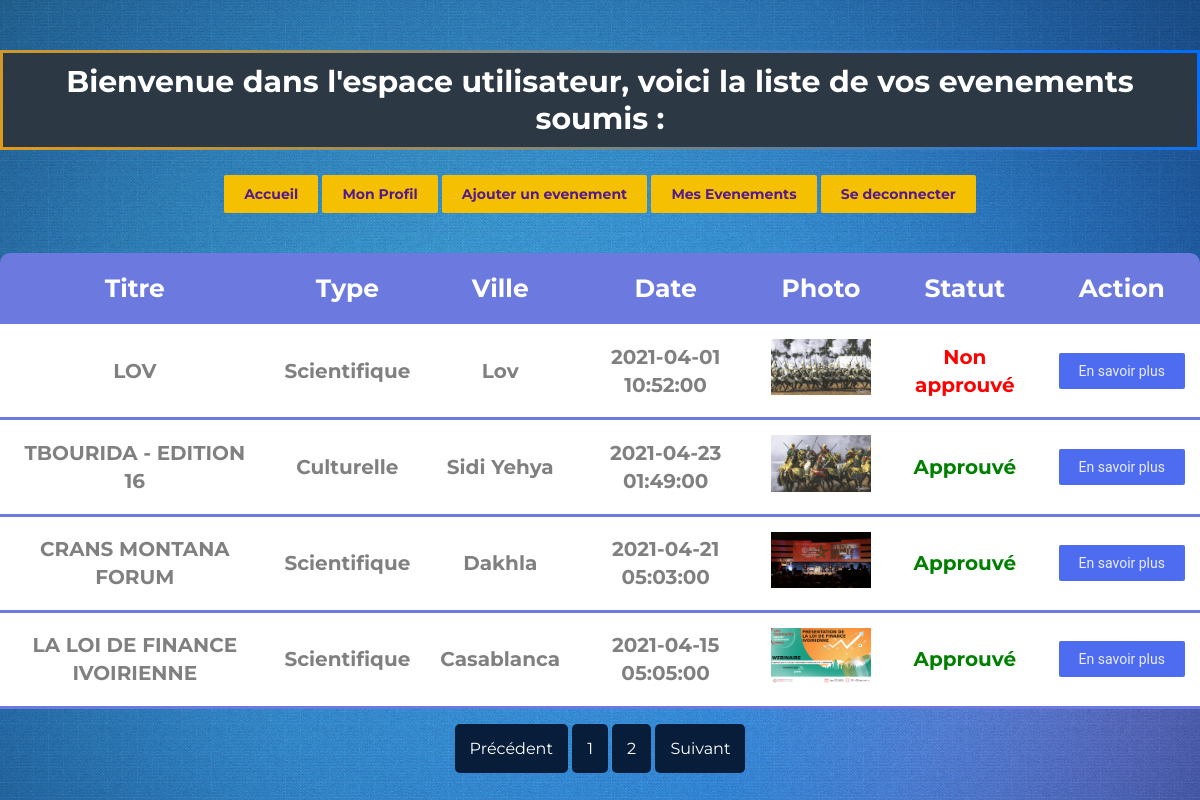
/events.php?page=2 (signed in), run on the app's committed database.
### tables this page shows
CREATE TABLE `evenement` (
  `id` int(11) NOT NULL,
  `user_id` int(11) NOT NULL,
  `titre` varchar(255) NOT NULL,
  `type` varchar(255) NOT NULL,
  `ville` varchar(255) NOT NULL,
  `date` datetime NOT NULL,
  `photo` varchar(255) NOT NULL,
  `description` text NOT NULL,
  `approved` tinyint(1) NOT NULL
);

### includes/init.php (called while the page is built, shortened)
<?php
require 'classes/User.php';
require 'classes/Evenements.php';
$db_obj = new Database();
$db_connection = $db_obj->dbConnection();
$event_obj =  new Evenements($db_connection);
?>

### includes/classes/Evenements.php (called while the page is built, shortened)
<?php
class Evenements{
    protected $db;
    function __construct($db_connection){
        $this->db = $db_connection;
    }
    function listEvents($id,$currentPage,$parPage){
        try{
                $premier = ($currentPage * $parPage) - $parPage;
                $sql = "SELECT * from evenement where user_id=:user_id LIMIT $premier, $parPage";
                $list_events_stsmt = $this->db->prepare($sql);
                $list_events_stsmt -> bindValue(':user_id',$_SESSION['id']);
                $list_events_stsmt->execute();
                return $list_events_stsmt->fetchAll(PDO::FETCH_OBJ);
        }catch(PDOException $e){
            die($e->getMessage());
        }
    }
    function nbEvent_user($id){
        try{
            $sql='SELECT count(*) from evenement where user_id=:user_id';
            $query = $this->db->prepare($sql);
            $query -> bindValue(':user_id',$id);
            $query->execute();
            $result = $query->fetch();
            $nbevents = (int) $result['count(*)'];
            return $nbevents;
        }
        catch(PDOException $e){
            die($e->getMessage());
        }
    }
    }
?>

### events.php (the view, shortened to what this page needs)
<?php
require 'includes/init.php';
?>
<!DOCTYPE html>
<html>
    <head>
    <link rel="stylesheet" href="css_files/events.css">
    </head>
    <body>
        <?php  if ($_SESSION['role']=='u') : ?>
        <div id="salute">
            Bienvenue dans l'espace utilisateur, voici la liste de vos evenements soumis :
        </div>
        <?php else : ?>
        <div id="salute">
            Bienvenue dans l'espace administrateur, voici la liste des evenements soumis :
        </div>
        <?php endif;?>
        <div class="buttons">
        <button onClick="location.href='index.php'">Accueil</button>
        <button onClick="location.href='profile.php';">Mon Profil</button>
            <?php  if ($_SESSION['role']=='u') : ?>
                <button onClick="location.href='addEvent.php';">Ajouter un evenement</a></button>
            <?php endif;?>
            <?php  if ($_SESSION['role']=='a') : ?>
                <button onClick="location.href='Events.php';">Evenements</a></button>
            <?php else : ?>
                <button onClick="location.href='Events.php';">Mes Evenements</a></button>
            <?php endif;?>
            <button onClick="location.href='logout.php';">Se deconnecter</a></button>
        </div>
        <div class="container">
            <table cellspacing=0>
                        <th id="radius1">Titre</th>
                        <th>Type</th>
                         <th>Ville</th>
                         <th>Date</th>
                         <th>Photo</th>
                        <th >Statut</th>
                        <th id="radius2">Action</th>
                        <?php
                        if(isset($_GET['page']) && !empty($_GET['page'])){
                            $currentPage = (int) strip_tags($_GET['page']);
                        }else{
                            $currentPage = 1;
                        }
                        $parpage=8;
                        if($_SESSION['role']=='u'){
                            $events = $event_obj->listEvents($_SESSION['id'],$currentPage,$parpage);
                        }elseif( $_SESSION['role']=='a'){
                            $events=$event_obj->listAllEvents_admin($currentPage,$parpage);
                        }
                        foreach($events as $event) : ?>
                             <?=    '<tr class="test" >
                                    <form action="event.php" METHOD="POST">
                                        <input type="hidden" name="id" value="'.$event->id.'">
                                        <td>'.$event->titre.'</td>
                                        <td>'.$event->type.'</td>
                                        <td>'.$event->ville.'</td>
                                        <td>'.$event->date.'</td>
                                        <td><img class="image_event" src ="EventsPics/'. $event->photo. ' " ></td>' ?>
                                        <?php if($event->approved) : ?>
                                        <?= '<td id="approved">Approuvé</td>' ?>
                                        <?php else : ?>
                                        <?='<td id="non_approved">Non approuvé</td>'?>
                                        <?php endif; ?>
                                 <?='<td><input type="submit" name="submit" value="En savoir plus"  ></td>
                                    </form>
                                     </tr>';?>
                        <?php endforeach;?>
             </table>
        </div>
        <div>
                <nav>
                <?php
                    if($_SESSION['role']=='u')
                    $pages=ceil($event_obj->nbEvent_user($_SESSION['id']) / $parpage);
                    elseif($_SESSION['role']=='a')
                    $pages=ceil($event_obj->nbEvent_admin() / $parpage);
                ?>
                    <ul class="pagination">
                            <a <?= ($currentPage == 1) ? "" : "href=\"./events.php?page=".($currentPage - 1)."\"" ?>>Précédent</a>
                        <?php for($page = 1; $page <= $pages; $page++): ?>
                                <a <?= ($currentPage == $page) ? "" : "href=\"./events.php?page=".$page."\"" ?> ><?= $page ?></a>
                        <?php endfor ?>
                            <a <?= ($currentPage == $pages) ? "" : "href=\"./events.php?page=".($currentPage + 1)."\"" ?>>Suivant</a>
                    </ul>
                </nav>
                    </div>
    </body>
</html>

### css_files/events.css (style rules this page uses)
* { box-sizing: border-box; padding: 0; margin: 0; }
html { background-image: url(../img_utilise/light-blue-backgrounds-2.jpg); background-size: cover ; background-repeat: no-repeat; background-position: center; min-height: 100%; }
body { font-family: 'Montserrat'; text-align: center; }
#salute { font-size: 30px; margin: 50px 0px 25px 0px; padding: 10px; font-weight: bold; border-style: solid; border-width: 3px; display: inline-block; color: white; font-family: 'Montserrat'; background-color: #2c3844; border-image: linear-gradient(45deg, #e09b1a, #006eff) 1; }
.container { display: flex; justify-content: center; }
.image_event { object-fit: cover; max-width: 100px; max-height: 100px; }
.container { border:none; }
table { border:none; margin-bottom: 30px; }
th { font-size: 25px; color: #fff; line-height: 1.4; background-color: #6c7ae0; padding: 18px 25px; }
#radius1 { border-top-left-radius: 10px; }
#radius2 { border-top-right-radius: 10px; }
td { border-bottom: 3px solid #6c7ae0; background-color: white; padding: 15px; color: #808080; line-height: 1.4; font-size: 20px; text-decoration: none; font-family:'Montserrat'; font-weight: bold; }
.buttons { text-align: center; padding-bottom: 20px; }
.buttons button { padding: 10px 20px; font-size: 14px; font-family: "Roboto", sans-serif; background-color: #f5c002; color: rgba(255,255,255,.87); border-radius: 2px; letter-spacing: inherit; cursor: pointer; border: 0; margin-bottom: 20px; outline:none; }
input[type="submit"] { padding: 10px 20px; font-size: 14px; font-family: "Roboto", sans-serif; background-color: #4e6cef; color: rgba(255,255,255,.87); border-radius: 2px; letter-spacing: inherit; cursor: pointer; border: 0; }
.buttons button { text-decoration: none; font-family: 'Montserrat',sans-serif; font-weight: bold; color : rgb(85, 26, 139) }
#approved { color: green; }
#non_approved { color: red; }

### events.php (style rules this page uses)
.pagination { text-align: center; margin-bottom: 25px; }
.pagination a { text-decoration: none; padding: 15px; background-color: #071d39; color: white; border-radius: 5px; }

### data on the page
evenement: titre "LOV", type "Scientifique", ville "Lov", date "2021-04-01 10:52:00", photo (picture), approved "Non approuvé"
evenement: titre "TBOURIDA - EDITION 16", type "Culturelle", ville "Sidi Yehya", date "2021-04-23 01:49:00", photo (picture), approved "Approuvé"
evenement: titre "CRANS MONTANA FORUM", type "Scientifique", ville "Dakhla", date "2021-04-21 05:03:00", photo (picture), approved "Approuvé"
evenement: titre "LA LOI DE FINANCE IVOIRIENNE", type "Scientifique", ville "Casablanca", date "2021-04-15 05:05:00", photo (picture), approved "Approuvé"
